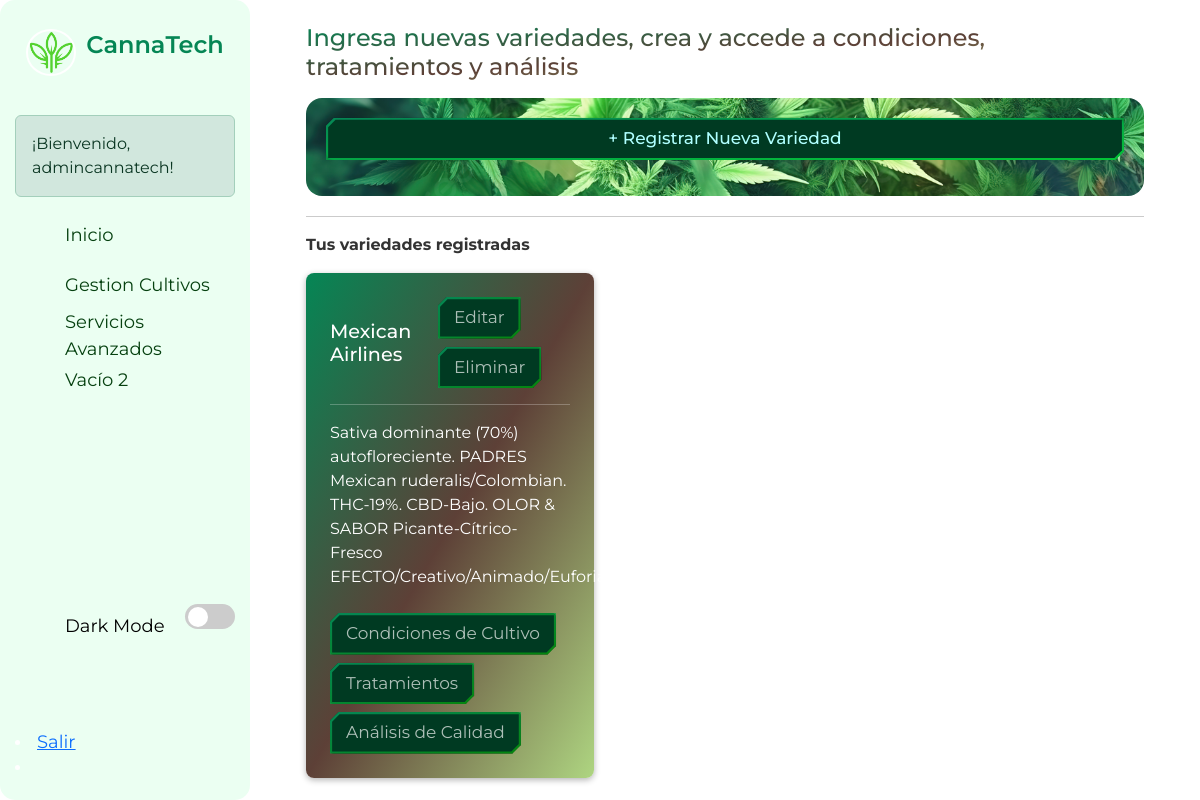
The app's page /products/ (signed in), older data.
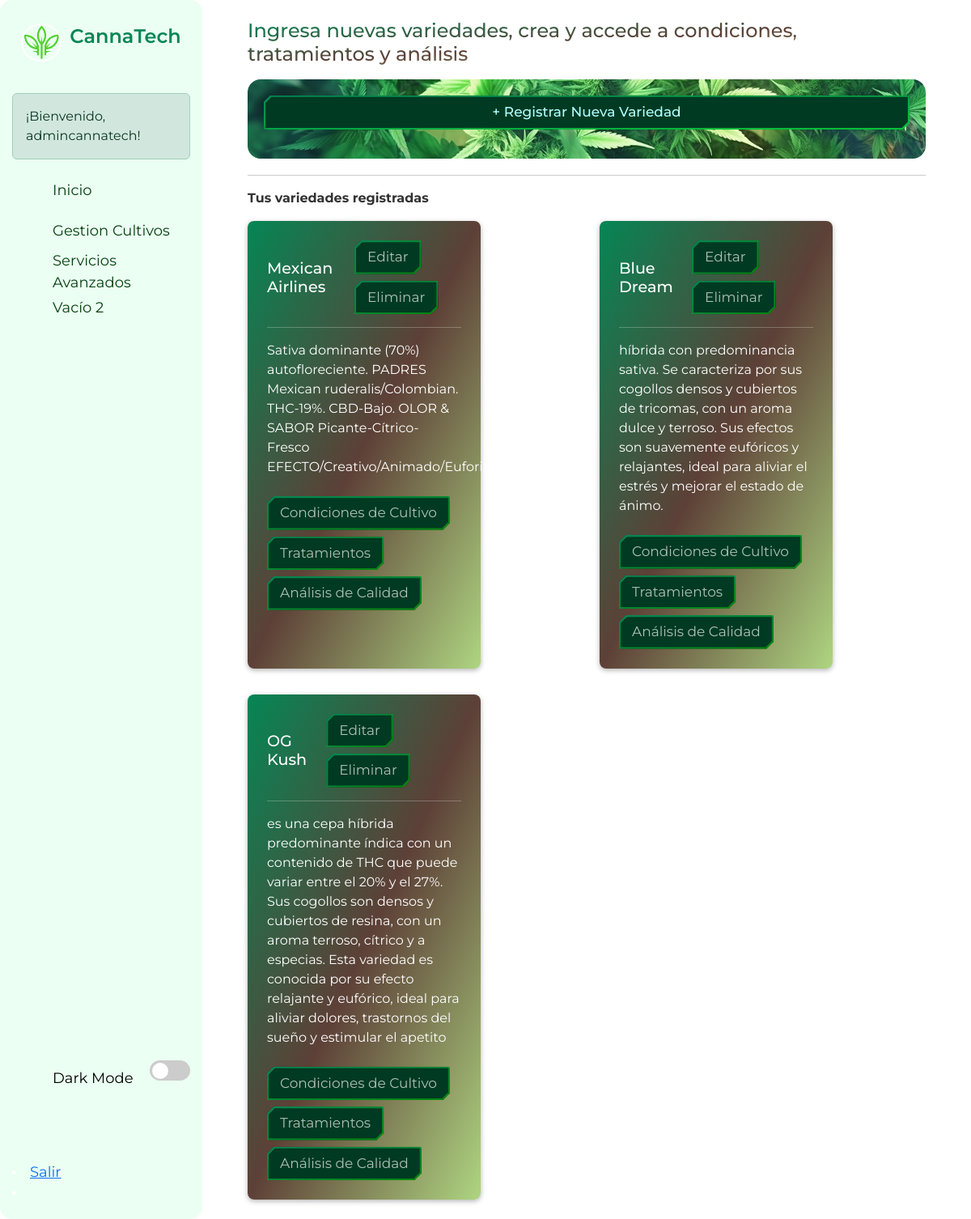
The same page, newer data.
### core/models.py (models this page shows, shortened)
class Variedad(models.Model):
    nombre = models.CharField(max_length=100)
    descripcion = models.TextField()
    user = models.ForeignKey(User, on_delete=models.CASCADE, default=None)  # Valor predeterminado a None

### core/views.py (the view)
# urls.py: path('products/', views.products, name='products'),
@login_required
def products(request):
    variedades = Variedad.objects.filter(user=request.user)
    context = {
        'variedades': variedades,
    }
    return render(request, 'core/products.html', context)

### core/templates/core/products.html (shortened to what this page needs)
{% extends 'core/base.html' %}
{% load static %}
{% block content %}
<div class="container my-1">
    <div class="container">
            <h5 class="titleproducts">
            </h5>
        <div class="banner-container">
            <a href="{% url 'variedad_create' %}" class="btn btn-primary mb-3 d-block mx-auto custom-button">
                + Registrar Nueva Variedad
            </a>
        </div>
        <hr>
<p><strong>Tus variedades registradas</strong></p>
    <div class="product-grid">
        {% for variedad in variedades %}
        <div class="product-card">
            <div class="product-card-header">
                <h5 class="product-card-title">{{ variedad.nombre }}</h5>
                <div class="product-card-actions">
                    <a href="{% url 'variedad_update' variedad.pk %}" class="btn">Editar</a>
                    <button type="button" class="btn" data-bs-toggle="modal" data-bs-target="#modalEliminarVariedad{{ variedad.pk }}">Eliminar</button>
                </div>
            </div>
            <hr>
            <p class="product-card-description">{{ variedad.descripcion }}</p>
            <div class="product-card-actions">
                <a href="{% url 'condiciones_cultivo_list' variedad.pk %}" class="btn">Condiciones de Cultivo</a>
                <a href="{% url 'tratamiento_list' variedad.pk %}" class="btn">Tratamientos</a>
                <a href="{% url 'analisis_list' variedad.pk %}" class="btn">Análisis de Calidad</a>
            </div>
        </div>
        {% endfor %}
    </div>
</div>
{% endblock %}

Row changes from the older to the newer data that the page shows:
added Variedad: nombre "Blue Dream", descripcion "híbrida con predominancia sativa. Se caracteriza por sus cogollos densos y cubiertos de tricomas, con un aroma dulce y terroso. Sus efectos son suavemente eufóricos y relajantes, ideal para aliviar el estrés y mejorar el estado de ánimo."
added Variedad: nombre "OG Kush", descripcion "es una cepa híbrida predominante índica con un contenido de THC que puede variar entre el 20% y el 27%. Sus cogollos son densos y cubiertos de resina, con un aroma terroso, cítrico y a especias. Esta variedad es conocida por su efecto relajante y eufórico, ideal para aliviar dolores, trastornos del sueño y estimular el apetito"
